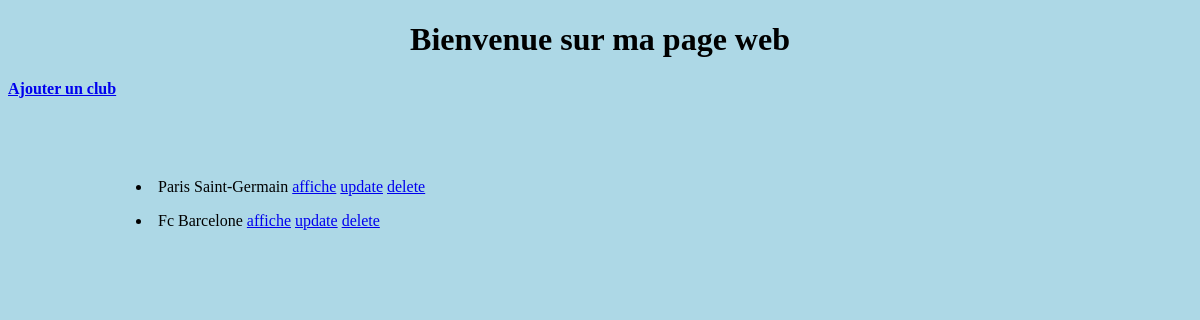
Page /football/ on the earlier database version.
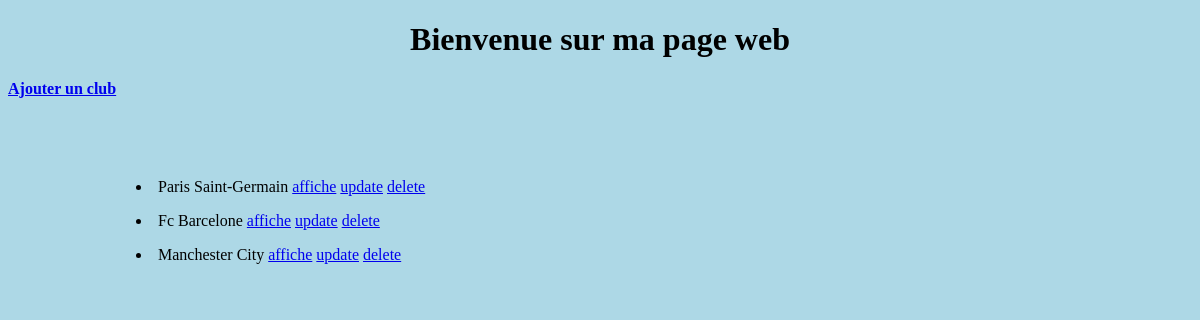
Same page on the later database version.
### football/models.py (models this page shows, shortened)
class Club(models.Model):
    nom = models.CharField(max_length=100)
    fondateur = models.CharField(max_length=100)
    date_creation = models.DateField(blank=True, null=True)
    nombre_titre = models.IntegerField(blank=False)
    classement = models.TextField(null=True, blank=True)
    def __str__(self):
        chaine = f"{self.nom}   "
        return chaine

### football/views.py (the view)
# urls.py: path('', views.index),
def index(request):
    liste=list(models.Club.objects.all())
    return render (request, 'football/index.html',{'liste': liste})

### football/templates/football/index.html (shortened to what this page needs)
{%  extends 'Main.html'%}
{% block head %}
Bienvenue sur ma page web
{% endblock %}
{%  block content  %}
<a href="/football/ajout/" style="font-weight:bold; "> Ajouter un club</a>
<article style="margin-top: 5em;">
{% for l in liste %}
<div style="margin-top: 1em;margin-left: 8em;">
    <li> {{l}} <a href="/football/affiche/{{l.id}}">affiche</a> <a href="/football/update/{{l.id}}">update</a> <a href="/football/delete/{{l.id}}">delete</a></li>
</div>
    </article>
{%endfor%}
{% endblock %}

Differences in the rows shown:
added Club: nom "Manchester City"
